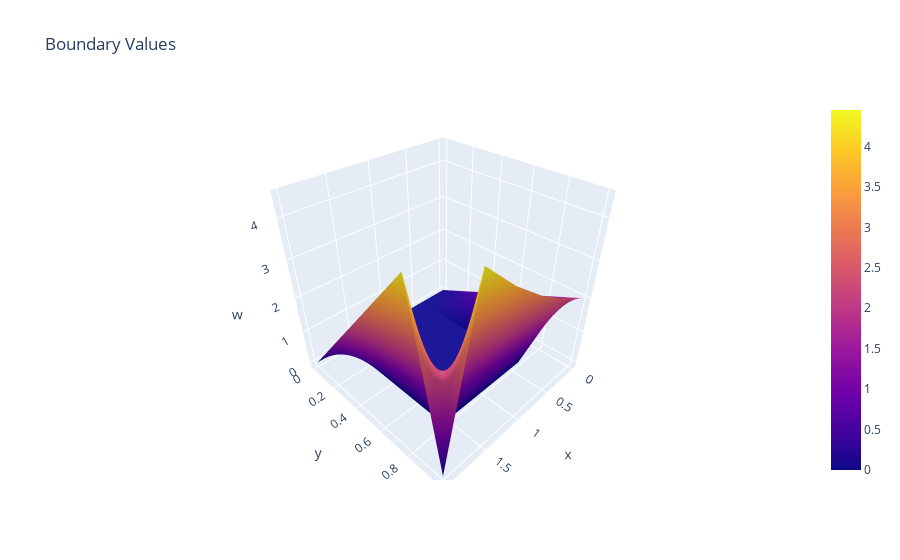

This figure's notebook cell:
### Code cell
surface = go.Surface(x=X, y=Y, z=u, colorscale='plasma')

layout = go.Layout(
    title='Boundary Values',
    scene=dict(
        xaxis=dict(title='x'),
        yaxis=dict(title='y'),
        zaxis=dict(title='w')
    )
)

fig = go.Figure(data=[surface], layout=layout)
fig.show()

### Figure 1 — Plotly figure (JSON) as saved in the notebook; plotly's stock layout.template omitted (floating-point values rounded to 4 significant figures)
{"data": [{"colorscale": [[0, "#0d0887"], [0.1111, "#46039f"], [0.2222, "#7201a8"], [0.3333, "#9c179e"], [0.4444, "#bd3786"], [0.5556, "#d8576b"], [0.6667, "#ed7953"], [0.7778, "#fb9f3a"], [0.8889, "#fdca26"], [1, "#f0f921"]], "type": "surface", "x": [[0, 0.4, 0.8, 1.2, 1.6, 2], [0, 0.4, 0.8, 1.2, 1.6, 2], [0, 0.4, 0.8, 1.2, 1.6, 2], [0, 0.4, 0.8, 1.2, 1.6, 2], [0, 0.4, 0.8, 1.2, 1.6, 2], [0, 0.4, 0.8, 1.2, 1.6, 2]], "y": [[0, 0, 0, 0, 0, 0], [0.2, 0.2, 0.2, 0.2, 0.2, 0.2], [0.4, 0.4, 0.4, 0.4, 0.4, 0.4], [0.6, 0.6, 0.6, 0.6, 0.6, 0.6], [0.8, 0.8, 0.8, 0.8, 0.8, 0.8], [1, 1, 1, 1, 1, 1]], "z": [[0, 0, 0, 0, 0, 0], [0.4, 0, 0, 0, 0, 1.087], [0.8, 0, 0, 0, 0, 2.175], [1.2, 0, 0, 0, 0, 3.262], [1.6, 0, 0, 0, 0, 4.349], [2, 2.443, 2.984, 3.644, 4.451, 0]]}], "layout": {"scene": {"xaxis": {"title": {"text": "x"}}, "yaxis": {"title": {"text": "y"}}, "zaxis": {"title": {"text": "w"}}}, "title": {"text": "Boundary Values"}}}
